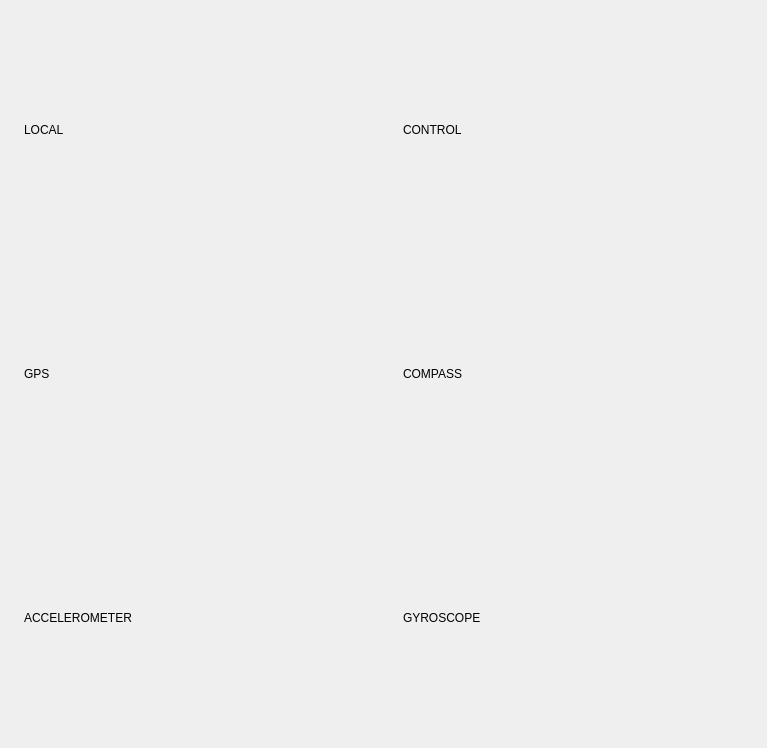
<?xml version="1.0" encoding="UTF-8"?>
<ui version="4.0">
 <class>RealtimeValuesWidget</class>
 <widget class="QWidget" name="RealtimeValuesWidget">
  <property name="geometry">
   <rect>
    <x>0</x>
    <y>0</y>
    <width>767</width>
    <height>748</height>
   </rect>
  </property>
  <property name="windowTitle">
   <string>Form</string>
  </property>
  <layout class="QGridLayout" name="gridLayout">
   <item row="0" column="0">
    <widget class="QLabel" name="labelNetworkSymbol">
     <property name="text">
      <string/>
     </property>
     <property name="pixmap">
      <pixmap resource="../resources/icons.qrc">:/icons/controller/network.svg</pixmap>
     </property>
     <property name="margin">
      <number>10</number>
     </property>
    </widget>
   </item>
   <item row="1" column="0">
    <widget class="QLabel" name="labelGPSSymbol">
     <property name="text">
      <string/>
     </property>
     <property name="pixmap">
      <pixmap resource="../resources/icons.qrc">:/icons/sensors/sensor_gps.svg</pixmap>
     </property>
     <property name="margin">
      <number>10</number>
     </property>
    </widget>
   </item>
   <item row="1" column="1">
    <widget class="QLabel" name="labelGPS">
     <property name="sizePolicy">
      <sizepolicy hsizetype="Expanding" vsizetype="Minimum">
       <horstretch>0</horstretch>
       <verstretch>0</verstretch>
      </sizepolicy>
     </property>
     <property name="lineWidth">
      <number>0</number>
     </property>
     <property name="text">
      <string>GPS</string>
     </property>
    </widget>
   </item>
   <item row="1" column="3">
    <widget class="QLabel" name="labelCompassSymbol">
     <property name="text">
      <string/>
     </property>
     <property name="pixmap">
      <pixmap resource="../resources/icons.qrc">:/icons/sensors/sensor_compass.svg</pixmap>
     </property>
     <property name="margin">
      <number>10</number>
     </property>
    </widget>
   </item>
   <item row="1" column="4">
    <widget class="QLabel" name="labelCompass">
     <property name="sizePolicy">
      <sizepolicy hsizetype="Expanding" vsizetype="Minimum">
       <horstretch>0</horstretch>
       <verstretch>0</verstretch>
      </sizepolicy>
     </property>
     <property name="text">
      <string>COMPASS</string>
     </property>
    </widget>
   </item>
   <item row="2" column="0">
    <widget class="QLabel" name="labelAccelerometerSymbol">
     <property name="text">
      <string/>
     </property>
     <property name="pixmap">
      <pixmap resource="../resources/icons.qrc">:/icons/sensors/sensor_accellerometer.svg</pixmap>
     </property>
     <property name="margin">
      <number>10</number>
     </property>
    </widget>
   </item>
   <item row="2" column="1" colspan="2">
    <widget class="QLabel" name="labelAccelerometer">
     <property name="sizePolicy">
      <sizepolicy hsizetype="Expanding" vsizetype="Minimum">
       <horstretch>0</horstretch>
       <verstretch>0</verstretch>
      </sizepolicy>
     </property>
     <property name="text">
      <string>ACCELEROMETER</string>
     </property>
    </widget>
   </item>
   <item row="2" column="3">
    <widget class="QLabel" name="labelGyroscopeSymbol">
     <property name="text">
      <string/>
     </property>
     <property name="pixmap">
      <pixmap resource="../resources/icons.qrc">:/icons/sensors/sensor_gyroscope.svg</pixmap>
     </property>
     <property name="margin">
      <number>10</number>
     </property>
    </widget>
   </item>
   <item row="0" column="1">
    <widget class="QLabel" name="labelLocal">
     <property name="sizePolicy">
      <sizepolicy hsizetype="Expanding" vsizetype="Minimum">
       <horstretch>0</horstretch>
       <verstretch>0</verstretch>
      </sizepolicy>
     </property>
     <property name="text">
      <string>LOCAL</string>
     </property>
    </widget>
   </item>
   <item row="2" column="4">
    <widget class="QLabel" name="labelGyroscope">
     <property name="sizePolicy">
      <sizepolicy hsizetype="Expanding" vsizetype="Minimum">
       <horstretch>0</horstretch>
       <verstretch>0</verstretch>
      </sizepolicy>
     </property>
     <property name="text">
      <string>GYROSCOPE</string>
     </property>
    </widget>
   </item>
   <item row="0" column="4">
    <widget class="QLabel" name="labelControl">
     <property name="sizePolicy">
      <sizepolicy hsizetype="Expanding" vsizetype="Minimum">
       <horstretch>0</horstretch>
       <verstretch>0</verstretch>
      </sizepolicy>
     </property>
     <property name="text">
      <string>CONTROL</string>
     </property>
    </widget>
   </item>
  </layout>
 </widget>
 <resources>
  <include location="../resources/icons.qrc"/>
 </resources>
 <connections/>
</ui>
